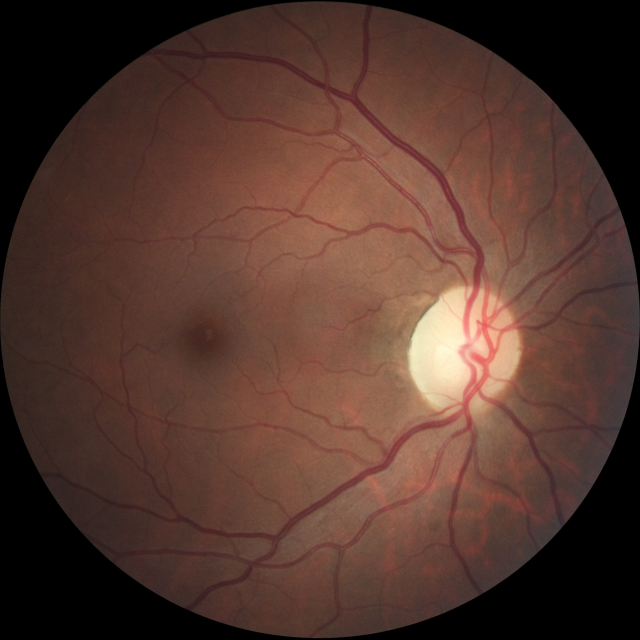
#> input picture dataset/images/001_G.png, 1280 x 1280 px (shown at 1/2 size); its folder holds only this picture in this run
$ python normalize_source_dataset.py
#> lines starting #> are read from the running program, lines starting #| are printed output that depends on the picture; after the words box and inside, x2 and y2 are one past the last pixel; in counts of white or black regions, pixels touching at a corner belong together
import os
import cv2
import numpy as np
from pathlib import Path
from tqdm import tqdm
from concurrent.futures import ProcessPoolExecutor, as_completed


# ---------- НАСТРОЙКИ ----------
SRC_DIR = Path("dataset")
DST_DIR = Path("normalized_dataset")
IMG_SUBDIR = "images"
MSK_SUBDIR = "masks"

FOV_THRESHOLD = 10
MARGIN = 5
PAD_MODE = "constant"
TARGET_SIZE = (1280, 1280)

NUM_CLASSES = 5

# BGR-цвета (порядок как в cv2.imread)
COLOR_TO_CLASS = {
    (0,   0,   0):   0,   # фон
    (255, 0,   0):   1,   # артерии
    (0,   0,   255): 2,   # вены
    (0,   255, 0):   3,   # пересечения
    (255, 255, 255): 4,   # неопределённые
}

# Обратная карта: индекс -> BGR-цвет
INDEX_TO_COLOR = {v: k for k, v in COLOR_TO_CLASS.items()}

UNKNOWN_AS = 0
FOV_DETECT_SCALE = 0.25
NUM_WORKERS = None
PRINT_CLASS_STATS = True

IMG_EXTS = {".png", ".jpg", ".jpeg", ".tif", ".tiff", ".bmp"}
# --------------------------------


def find_fov_bbox_fast(img_bgr, threshold, margin, scale):
    H, W = img_bgr.shape[:2]
    if scale < 1.0:
        small = cv2.resize(img_bgr, (max(1, int(W * scale)), max(1, int(H * scale))),
                           interpolation=cv2.INTER_AREA)
    else:
        small = img_bgr
        scale = 1.0

    gray = small.max(axis=2)
    mask = (gray > threshold).astype(np.uint8) * 255
    num, labels, stats, _ = cv2.connectedComponentsWithStats(mask, connectivity=8)
    if num <= 1:
        return 0, 0, W, H

    areas = stats[1:, cv2.CC_STAT_AREA]
    best = 1 + int(np.argmax(areas))

    inv = 1.0 / scale
    x = int(stats[best, cv2.CC_STAT_LEFT] * inv)
    y = int(stats[best, cv2.CC_STAT_TOP] * inv)
    w = int(stats[best, cv2.CC_STAT_WIDTH] * inv)
    h = int(stats[best, cv2.CC_STAT_HEIGHT] * inv)

    x = max(0, x - margin)
    y = max(0, y - margin)
    w = min(W - x, w + 2 * margin)
    h = min(H - y, h + 2 * margin)
    return x, y, w, h


def crop_and_square(img, bbox, pad_mode):
    x, y, w, h = bbox
    crop = img[y:y + h, x:x + w]
    ch, cw = crop.shape[:2]
    side = max(ch, cw)

    pad_top = (side - ch) // 2
    pad_bottom = side - ch - pad_top
    pad_left = (side - cw) // 2
    pad_right = side - cw - pad_left

    border = cv2.BORDER_REFLECT_101 if pad_mode == "reflect" else cv2.BORDER_CONSTANT

    if crop.ndim == 2:
        return cv2.copyMakeBorder(crop, pad_top, pad_bottom, pad_left, pad_right,
                                  border, value=0)
    return cv2.copyMakeBorder(crop, pad_top, pad_bottom, pad_left, pad_right,
                              border, value=(0, 0, 0))


def resize_image(img, size):
    return cv2.resize(img, size, interpolation=cv2.INTER_AREA)


def color_mask_to_index(mask_bgr, color_to_class, unknown_as=0, num_classes=None):
    """Цветная BGR-маска -> индексная (H, W) с метками классов."""
    H, W = mask_bgr.shape[:2]
    out = np.full((H, W), unknown_as, dtype=np.uint8)

    for color, cls in color_to_class.items():
        m = np.all(mask_bgr == np.array(color, dtype=mask_bgr.dtype), axis=2)
        out[m] = cls

    if num_classes is not None and out.max() >= num_classes:
        raise ValueError(f"Класс {out.max()} превышает NUM_CLASSES={num_classes}")
    return out


def resize_multiclass_mask(mask, size, num_classes):
    """Индексная маска -> ресайз через по-канальный one-hot -> argmax."""
    out_w, out_h = size
    acc = np.zeros((num_classes, out_h, out_w), dtype=np.float32)
    for c in range(num_classes):
        ch = (mask == c).astype(np.uint8) * 255
        acc[c] = cv2.resize(ch, size, interpolation=cv2.INTER_AREA).astype(np.float32)
    return np.argmax(acc, axis=0).astype(mask.dtype)


def index_to_color_mask(mask_idx, index_to_color):
    """Индексная маска (H, W) -> цветная BGR (H, W, 3) по заданным цветам."""
    H, W = mask_idx.shape
    out = np.zeros((H, W, 3), dtype=np.uint8)
    for cls, color in index_to_color.items():
        out[mask_idx == cls] = color
    return out


def process_one(args):
    (img_path_str, msk_path_str, out_img_path_str, out_msk_path_str,
     target_size, num_classes, fov_threshold, margin, pad_mode, fov_scale,
     print_stats, color_to_class, unknown_as, index_to_color) = args

    img_path = Path(img_path_str)
    msk_path = Path(msk_path_str)

    img = cv2.imread(str(img_path), cv2.IMREAD_UNCHANGED)
    msk = cv2.imread(str(msk_path), cv2.IMREAD_UNCHANGED)
    if img is None or msk is None:
        return ("skip", img_path.name, "read error")

    # Цветная маска -> индексная
    if msk.ndim == 3:
        msk_idx = color_mask_to_index(msk, color_to_class, unknown_as=unknown_as,
                                      num_classes=num_classes)
    else:
        msk_idx = msk

    bbox = find_fov_bbox_fast(img, fov_threshold, margin, fov_scale)

    img_crop = crop_and_square(img, bbox, pad_mode)
    msk_crop = crop_and_square(msk_idx, bbox, pad_mode)

    # Ресайз изображения
    if img_crop.shape[:2] != (target_size[1], target_size[0]):
        img_out = resize_image(img_crop, target_size)
    else:
        img_out = img_crop

    # Ресайз индексной маски
    if msk_crop.shape[:2] != (target_size[1], target_size[0]):
        msk_idx_out = resize_multiclass_mask(msk_crop, target_size, num_classes)
    else:
        msk_idx_out = msk_crop

    # Индексная -> цветная BGR
    msk_out = index_to_color_mask(msk_idx_out, index_to_color)

    # Сохранение
    cv2.imwrite(out_img_path_str, img_out)
    cv2.imwrite(out_msk_path_str, msk_out)

    info = None
    if print_stats:
        before = np.bincount(msk_crop.ravel(), minlength=num_classes)[:num_classes]
        after = np.bincount(msk_idx_out.ravel(), minlength=num_classes)[:num_classes]
        info = (img_path.name, before.tolist(), after.tolist())

    return ("ok", img_path.name, info)


def main():
    img_dir = SRC_DIR / IMG_SUBDIR
    msk_dir = SRC_DIR / MSK_SUBDIR

    assert img_dir.is_dir(), f"Нет папки {img_dir}"
    assert msk_dir.is_dir(), f"Нет папки {msk_dir}"

    out_img_dir = DST_DIR / IMG_SUBDIR
    out_msk_dir = DST_DIR / MSK_SUBDIR
    out_img_dir.mkdir(parents=True, exist_ok=True)
    out_msk_dir.mkdir(parents=True, exist_ok=True)

    img_files = sorted([p for p in img_dir.iterdir() if p.suffix.lower() in IMG_EXTS])
    print(f"Найдено изображений: {len(img_files)}")

    tasks = []
    skipped = []
    for img_path in img_files:
        msk_path = None
        for ext in IMG_EXTS:
            cand = msk_dir / (img_path.stem + ext)
            if cand.exists():
                msk_path = cand
                break
        if msk_path is None:
            skipped.append(img_path.name)
            continue

        out_img_path = out_img_dir / img_path.name
        out_msk_path = out_msk_dir / (img_path.stem + msk_path.suffix)

        tasks.append((
            str(img_path), str(msk_path),
            str(out_img_path), str(out_msk_path),
            TARGET_SIZE, NUM_CLASSES,
            FOV_THRESHOLD, MARGIN, PAD_MODE, FOV_DETECT_SCALE,
            PRINT_CLASS_STATS,
            COLOR_TO_CLASS, UNKNOWN_AS, INDEX_TO_COLOR,
        ))

    workers = NUM_WORKERS or os.cpu_count() or 1
    print(f"Воркеров: {workers}")

    results = []
    with ProcessPoolExecutor(max_workers=workers) as ex:
        futures = [ex.submit(process_one, t) for t in tasks]
#> in process_one, img is the input picture: shape (1280, 1280, 3); mean B, G, R 45.7, 55, 83.2
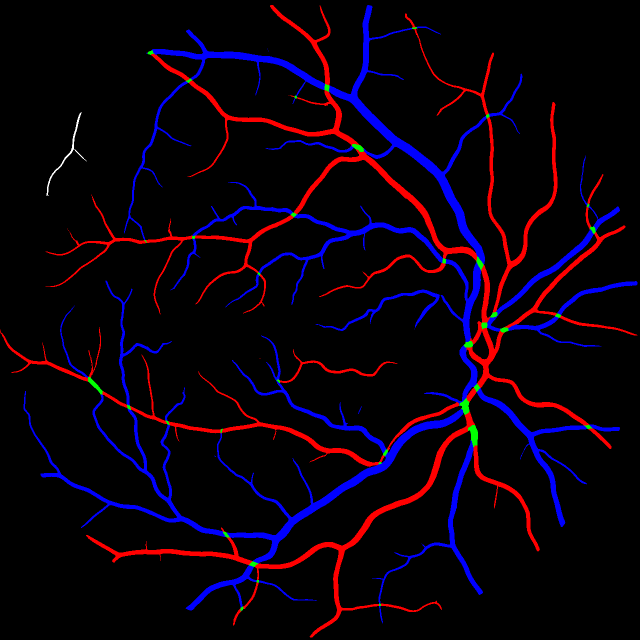
#> input picture dataset/masks/001_G.png, 1280 x 1280 px (shown at 1/2 size)
#> in process_one, msk is the input picture: shape (1280, 1280, 3); mean B, G, R 12.8, 0.7, 10.3
#> the loop in color_mask_to_index, `for color, cls in color_to_class.items():` made 5 passes
#> pass 1, in color_mask_to_index, `m = np.all(mask_bgr == np.array(color, dtype=mask_bgr.dtype), axis=2)`:
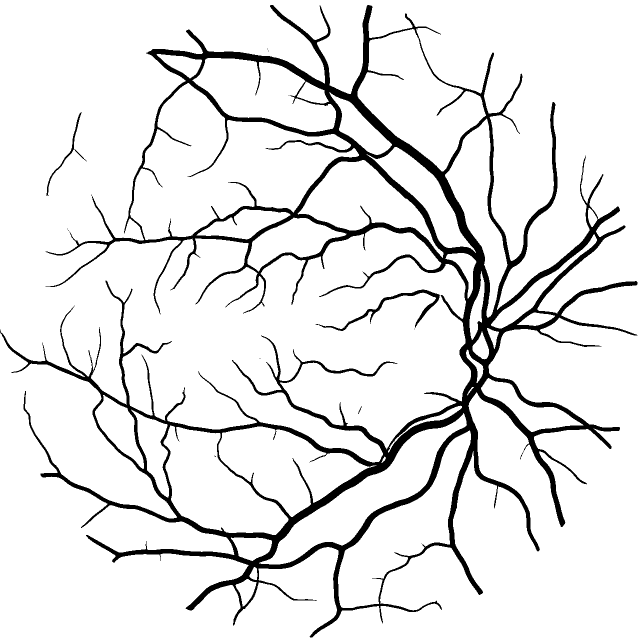
#> m: shape (1280, 1280) bool (shown at 1/2 size); 90.7% white; 13 black regions (9 under 20 px), largest, box (x1, y1, x2, y2) and area: (0, 10, 1275, 1275) 148839, (631, 579, 880, 662) 1996, (93, 224, 174, 392) 679, (716, 812, 724, 828) 26
#> pass 3, in color_mask_to_index, `m = np.all(mask_bgr == np.array(color, dtype=mask_bgr.dtype), axis=2)`:
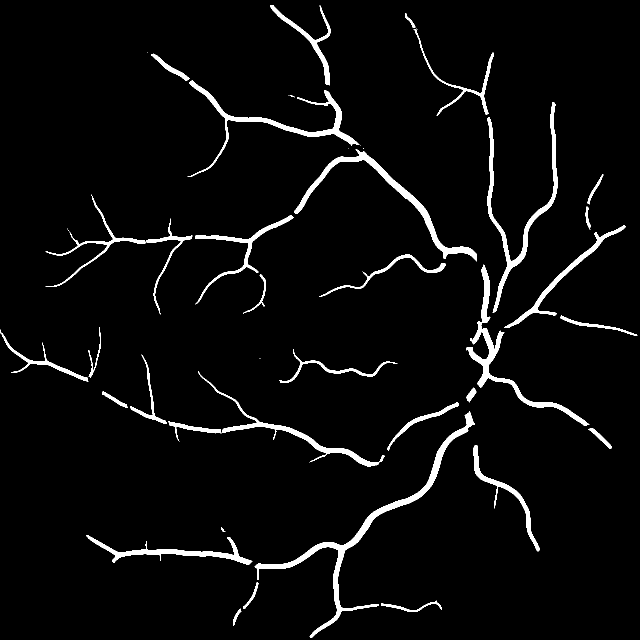
#> m: shape (1280, 1280) bool (shown at 1/2 size); 4% white; 44 white regions (10 under 20 px), largest, box (x1, y1, x2, y2) and area: (509, 823, 950, 1275) 8659, (933, 529, 1179, 851) 5884, (588, 298, 954, 523) 5819
#> after the loop in color_mask_to_index, `for color, cls in color_to_class.items():`:
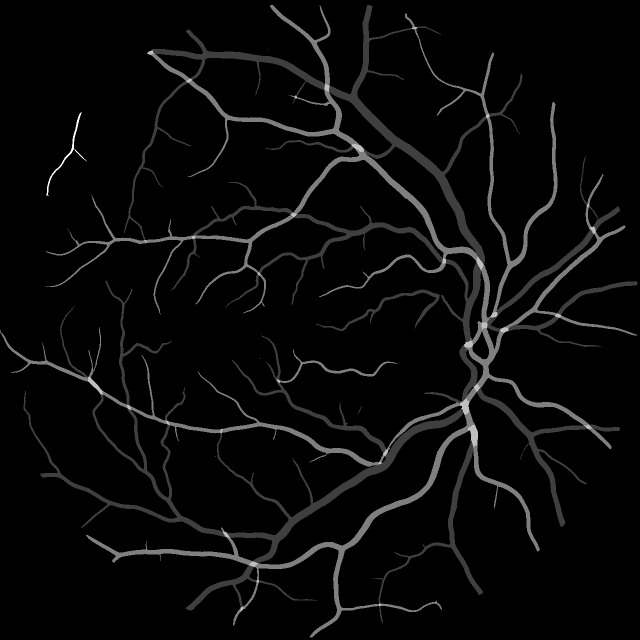
#> out: shape (1280, 1280) (shown at 1/2 size); min 0, max 4, mean 0.138; drawn with min black and max white
#> in find_fov_bbox_fast, `small = cv2.resize(img_bgr, (max(1, int(W * scale)), max(1, int(H * sc..`:
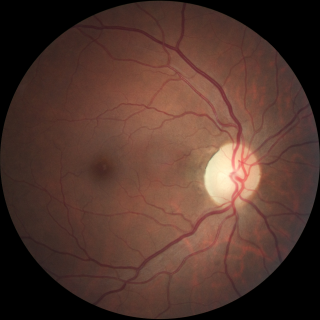
#> small: shape (320, 320, 3); mean B, G, R 45.7, 55, 83.2
#> in find_fov_bbox_fast, `gray = small.max(axis=2)`:
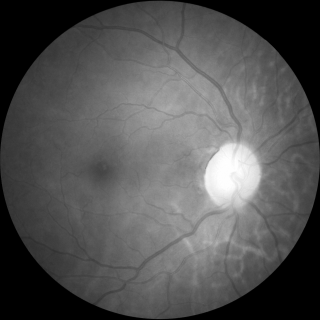
#> gray: shape (320, 320); min 0, max 255, mean 83.2
#> in find_fov_bbox_fast, `mask = (gray > threshold).astype(np.uint8) * 255`:
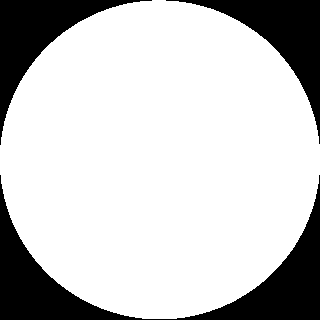
#> mask: shape (320, 320); 78.5% white; 3 black regions, box (x1, y1, x2, y2) and area: (0, 175, 320, 320) 11078, (0, 0, 152, 145) 5496, (166, 0, 320, 144) 5492
#> in find_fov_bbox_fast, `num, labels, stats, _ = cv2.connectedComponentsWithStats(mask, connect..`: num = 2; stats = [[0, 0, 320, 320, 22066], [0, 0, 320, 319, 80334]]
#> in find_fov_bbox_fast, `areas = stats[1:, cv2.CC_STAT_AREA]`: areas = [80334]
#> in find_fov_bbox_fast, `best = 1 + int(np.argmax(areas))`: best = 1
#> in find_fov_bbox_fast, `x = int(stats[best, cv2.CC_STAT_LEFT] * inv)`: x = 0
#> in find_fov_bbox_fast, `w = int(stats[best, cv2.CC_STAT_WIDTH] * inv)`: w = 1280
#> in find_fov_bbox_fast, `h = int(stats[best, cv2.CC_STAT_HEIGHT] * inv)`: h = 1276
#> in find_fov_bbox_fast, `h = min(H - y, h + 2 * margin)`: h = 1280
#> in process_one, `bbox = find_fov_bbox_fast(img, fov_threshold, margin, fov_scale)`: bbox = (0, 0, 1280, 1280)
#> in crop_and_square, `x, y, w, h = bbox`: x = 0; w = 1280
#> in process_one, `before = np.bincount(msk_crop.ravel(), minlength=num_classes)[:num_cla..`: before = [1486841, 81546, 65580, 3754, 679]
#> in process_one, `info = (img_path.name, before.tolist(), after.tolist())`: info = ('001_G.png', [1486841, 81546, 65580, 3754, 679], [1486841, 81546, 65580, 3754, 679])
#> futures = 1 item
        for f in tqdm(as_completed(futures), total=len(futures), desc="Обработка"):
            results.append(f.result())
#> this loop made 1 pass
#> after the loop, results = 1 item

    n_ok = 0
    stats_rows = []
    for status, name, info in results:
        if status == "ok":
            n_ok += 1
            if info is not None:
                stats_rows.append(info)
        else:
            skipped.append(name)
#> this loop made 1 pass
#> (status, name, n_ok) on pass 1: ('ok', '001_G.png', 1)
#> after the loop, n_ok = 1; skipped = []; stats_rows = [('001_G.png', [1486841, 81546, 65580, 3754, 679], [1486841, 81546, 65580, 3754, 679])]

    if skipped:
        print(f"\nПропущено: {len(skipped)}")
        for s in skipped[:10]:
            print("  ", s)

    if PRINT_CLASS_STATS and stats_rows:
        before_sum = np.zeros(NUM_CLASSES, dtype=np.int64)
        after_sum = np.zeros(NUM_CLASSES, dtype=np.int64)
        for _, b, a in stats_rows:
            before_sum += np.array(b, dtype=np.int64)
            after_sum += np.array(a, dtype=np.int64)
#> this loop made 1 pass

        print("\nСтатистика по классам (суммарно по всем изображениям):")
        print(f"{'class':>6} {'before':>14} {'after':>14} {'keep %':>8}")
        for c in range(NUM_CLASSES):
            b = before_sum[c]
            a = after_sum[c]
            pct = (a / b * 100) if b > 0 else float("nan")
            print(f"{c:>6} {b:>14} {a:>14} {pct:>7.1f}%")
#> this loop made 5 passes
#> (b, a) on passes 1 to 5: (1486841, 1486841), (81546, 81546), (65580, 65580), (3754, 3754), (679, 679)
#|      0        1486841        1486841   100.0%
#|      1          81546          81546   100.0%
#|      2          65580          65580   100.0%
#|      3           3754           3754   100.0%
#|      4            679            679   100.0%

    print(f"\nГотово. Успешно: {n_ok}/{len(tasks)}")
#| Готово. Успешно: 1/1
    print(f"Результат в: {DST_DIR.resolve()}")


if __name__ == "__main__":
    main()
